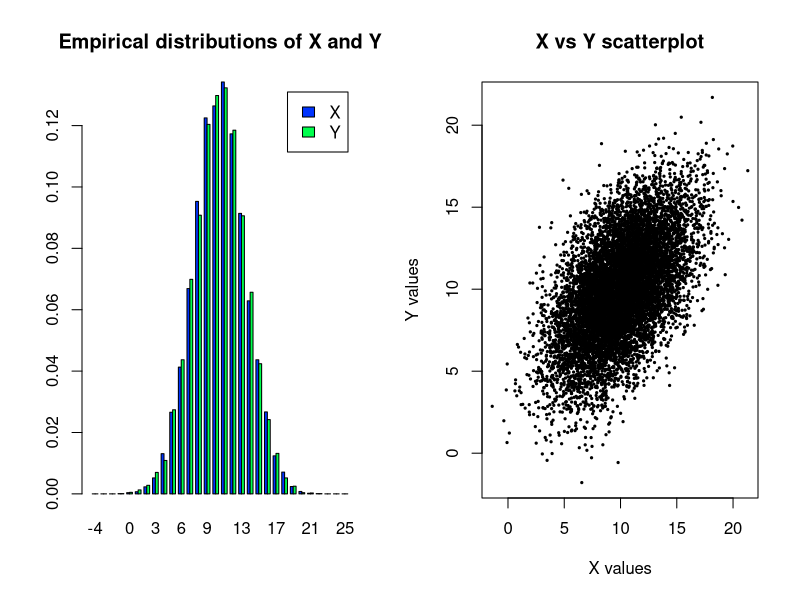
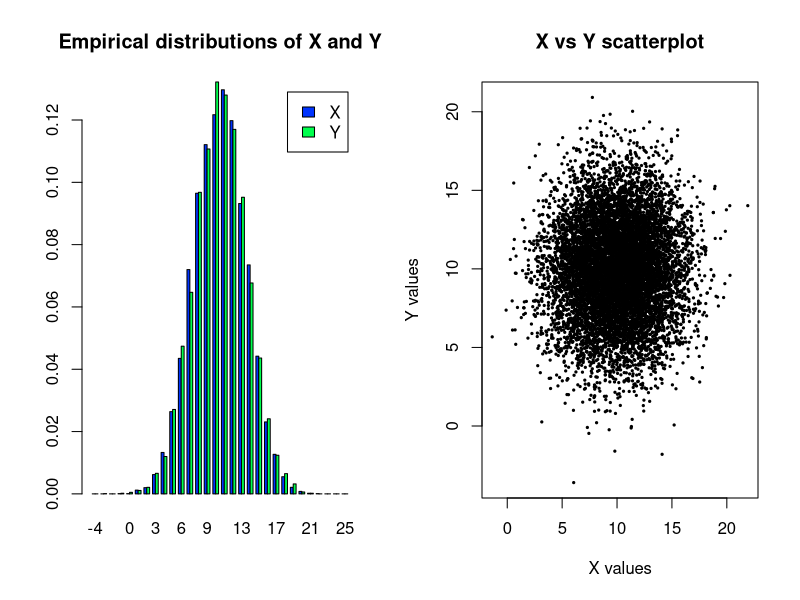
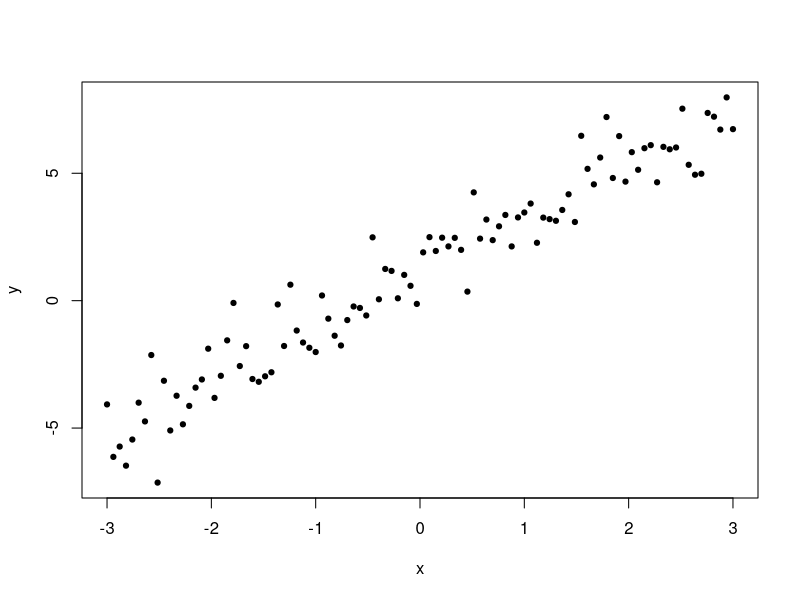
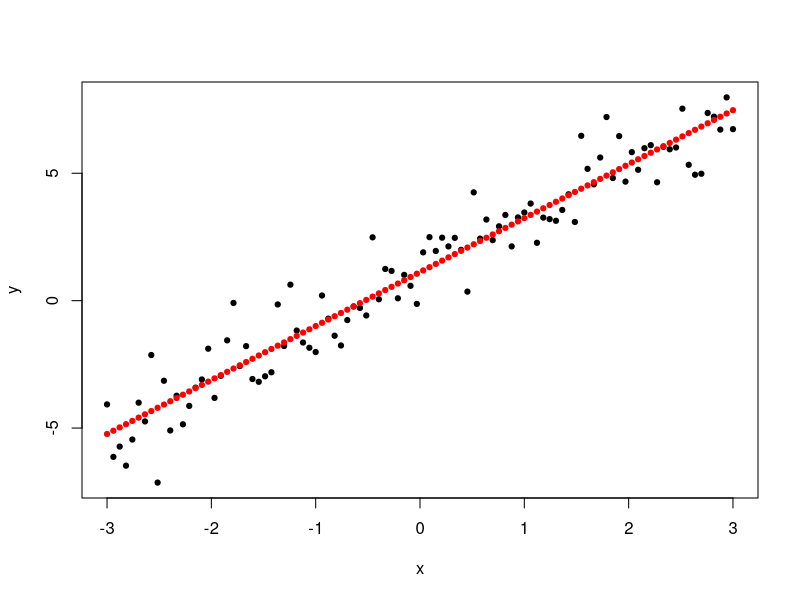

The R script that drew these images, in order:
## ---- chunk 1
library(stats)    # Stats contains lm
knitr::opts_chunk$set(echo = TRUE)
## ---- chunk 2
# From Harvard data science class (see references at the end of this notebook)
x <- rnorm(10000, mean=10, sd=sqrt(5)) 

# Initialize y with x...We would have a straight line if plotting y~x
y <- x

# Now inject variability to each, and we will not have a straight line exactly
x <- x + rnorm(10000, sd=2) 
y <- y + rnorm(10000, sd=2) 

## ---- chunk 3

br<- -5:25 # set manually bins for histograms 
# save histograms for X and Y , don’t plot yet
hx <- hist(x, breaks=br, plot=F)
hy <- hist(y, breaks=br, plot=F) 

# prepare 2 panels in one plot: 
old.par <- par(mfrow=c(1,2)) 

# plot histograms side by side using rbind
barplot(rbind(hx$density,hy$density), 
        beside=T, 
        col=c(rgb(0,0.2,1), rgb(0,1,0.3)),
        legend=c('X','Y'), 
        main='Empirical distributions of X and Y',
        names=br[-1]) 

# Scatter plot 
plot(x,y,
     xlab='X values',
     ylab='Y values',
     main='X vs Y scatterplot',
     pch=19,
     cex=0.3) 

# restore graphical attributes to previous values:
par(old.par)

## ---- chunk 4
# From Harvard data science class (see references at the end of this notebook)
# simulate sampling of 10000 values for X and for Y.
# We can play with the mean and sd. Should have same size to keep it balanced.
x <- rnorm(10000, mean=10, sd=3) 
y <- rnorm(10000, mean=10, sd=3)

## ---- chunk 5
# Set manually bins for histograms 
br<- -5:25 
# Save histograms for X and Y , don’t plot yet
hx <- hist(x, breaks=br, plot=F)
hy <- hist(y, breaks=br, plot=F) 

# prepare 2 panels in one plot: 
old.par <- par(mfrow=c(1,2)) 

# plot histograms side by side using rbind
barplot(rbind(hx$density,hy$density), 
        beside=T, 
        col=c(rgb(0,0.2,1), rgb(0,1,0.3)),
        legend=c('X','Y'), 
        main='Empirical distributions of X and Y',
        names=br[-1]) 

# Scatter plot 
plot(x,y,
     xlab='X values',
     ylab='Y values',
     main='X vs Y scatterplot',
     pch=19,
     cex=0.3) 

# restore graphical attributes to previous values
par(old.par)

## ---- chunk 6
# X has a uniform distribution over a sequence over a range
x <- seq(-3, 3, length=100)

# Y is based on X with a slope, an intercept and normal randomness
y <- 1 + 2*x+rnorm(100, sd=1)

## ---- chunk 7
plot(x, y, pch=19, cex=0.7)

## ---- chunk 8
 m <- lm(y~x)
 summary(m)
## ---- chunk 9
yp <- predict(m)

# Plot the prediction. Replot and add prediction points:
plot(x, y, pch=19, cex=0.7)
points(x,yp,col="red",pch=19,cex=0.7)

## ---- chunk 10
rss <- sum((y - yp)^2)                # Sum of Squares Estimated (aka SSE)
rse <- sqrt(rss/98)
tss <- sum((y - mean(y))^2)           # Sum of Squares Total (aka SST)
ssr <- sum((yp - mean(y))^2)        # Sum of Squares Regression
se <- rse/sqrt(sum((x-mean(x))^2))  # Standard Error
roh_squared <- ssr / tss

cat(' RSS aka SSE = ', rss)
cat('\n RSE aka ?? = ', rse)
cat('\n TSS aka SST = ', tss)
cat('\n SSR = ', ssr)
cat('\n Coefficient of determination (roh squared) = ', roh_squared)
cat('\n roh = ', sqrt(roh_squared))
#
# cat('\n SE = ', se)
# (tss-rss)/tss

